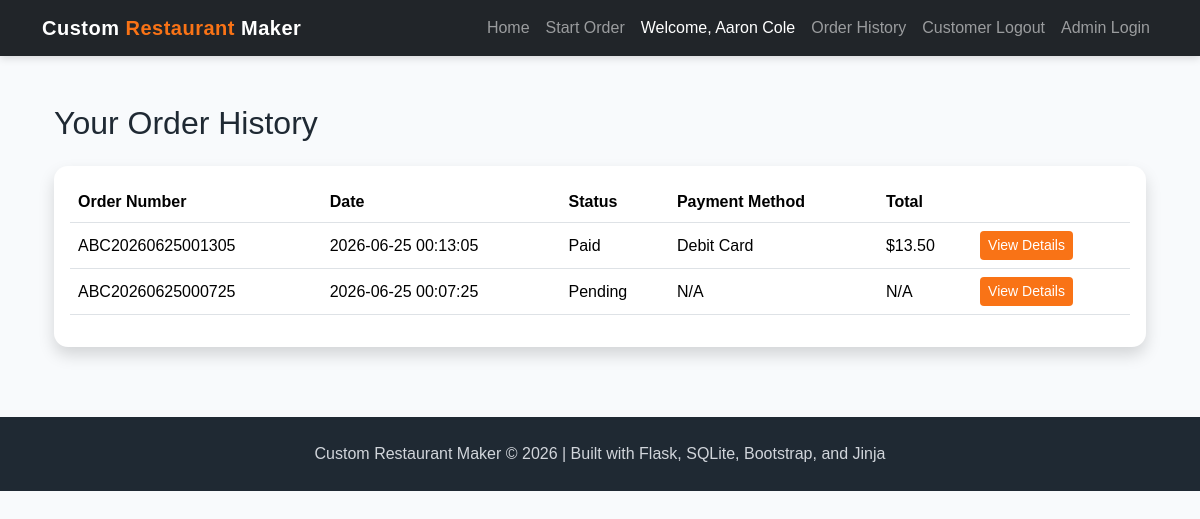
The page /order-history (signed in) on the database as committed earlier.
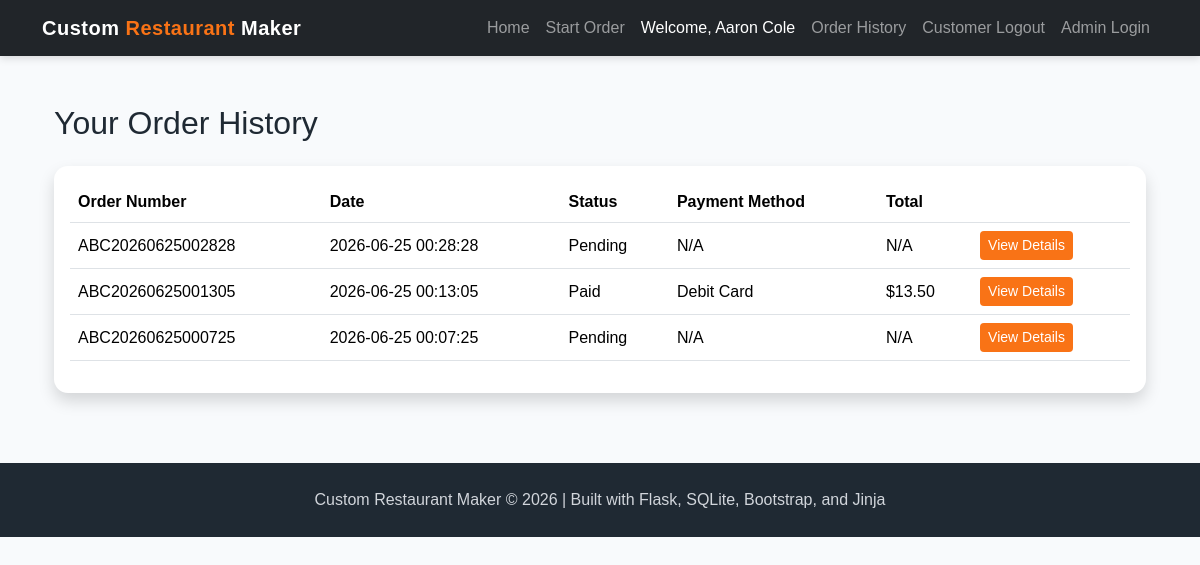
The same page on the database as committed later.
### tables this page shows
CREATE TABLE orders (
    order_id INTEGER PRIMARY KEY AUTOINCREMENT,
    customer_id INTEGER NOT NULL,
    order_number TEXT UNIQUE NOT NULL,
    date_time TEXT NOT NULL, status TEXT DEFAULT 'Pending', payment_method TEXT, total_amount REAL,
    FOREIGN KEY (customer_id) REFERENCES customers(customer_id)
);

### app.py (the view)
@app.route("/order-history")
def order_history():
    if not session.get("customer_id"):
        flash("Please log in to view your order history.", "warning")
        return redirect(url_for("customer_login"))
    customer_id = session["customer_id"]
    conn = get_db()
    cur = conn.cursor()
    cur.execute("""
        SELECT order_id, order_number, date_time, status, payment_method, total_amount
        FROM orders
        WHERE customer_id = ?
        ORDER BY date_time DESC
    """, (customer_id,))
    orders = cur.fetchall()
    conn.close()
    return render_template("order_history.html", orders=orders)

### app.py (called while the page is built)
def get_db():
    conn = sqlite3.connect("project4.db")
    conn.row_factory = sqlite3.Row
    return conn

### templates/order_history.html (shortened to what this page needs)
{% extends "base.html" %}
{% block content %}
<div class="container mt-5">
    <h2 class="mb-4">Your Order History</h2>
    {% if orders %}
        <div class="card shadow">
            <div class="card-body">
                <table class="table table-hover align-middle">
                    <thead>
                        <tr>
                            <th>Order Number</th>
                            <th>Date</th>
                            <th>Status</th>
                            <th>Payment Method</th>
                            <th>Total</th>
                            <th></th>
                        </tr>
                    </thead>
                    <tbody>
                        {% for order in orders %}
                        <tr>
                            <td>{{ order["order_number"] }}</td>
                            <td>{{ order["date_time"] }}</td>
                            <td>{{ order["status"] or "Pending" }}</td>
                            <td>{{ order["payment_method"] or "N/A" }}</td>
                            <td>
                                {% if order["total_amount"] %}
                                    ${{ "%.2f"|format(order["total_amount"]) }}
                                {% else %}
                                    N/A
                                {% endif %}
                            </td>
                            <td>
                                <a href="/order-history/{{ order['order_id'] }}" class="btn btn-sm btn-custom-orange">
                                    View Details
                                </a>
                            </td>
                        </tr>
                        {% endfor %}
                    </tbody>
                </table>
            </div>
        </div>
    {% else %}
        <div class="alert alert-info">
            You have not placed any orders yet.
        </div>
    {% endif %}
</div>
{% endblock %}

### templates/base.html (shortened to what this page needs)
<!DOCTYPE html>
<html>
<head>
    <link href="https://cdn.jsdelivr.net/npm/bootstrap@5.3.3/dist/css/bootstrap.min.css" rel="stylesheet">
    <link rel="stylesheet" href="{{ url_for('static', filename='style.css') }}">
</head>
<body>
<nav class="navbar navbar-expand-lg navbar-dark bg-dark">
    <div class="container">
        <a class="navbar-brand" href="/">
            Custom <span class="brand-highlight">Restaurant</span> Maker
        </a>
        <div class="collapse navbar-collapse" id="navbarNav">
            <div class="navbar-nav ms-auto">
                <a class="nav-link" href="/">Home</a>
                <a class="nav-link" href="/start_order">Start Order</a>
                {% if session.get("customer_id") %}
                <span class="navbar-text text-white ms-2 me-2">
                    Welcome, {{ session.get("customer_name") }}
                </span>
                <a class="nav-link" href="/order-history">Order History</a>
                <a class="nav-link" href="/logout">Customer Logout</a>
                {% else %}
                    <a class="nav-link" href="/customer-login">Customer Login</a>
                    <a class="nav-link" href="/register">Register</a>
                {% endif %}
                {% if session.get("admin_logged_in") %}
                    <a class="nav-link" href="/admin">Admin Panel</a>
                    <a class="nav-link" href="/restaurant_setup">Restaurant Setup</a>
                    <a class="nav-link" href="/ai_menu_generator">AI Generator</a>
                    <a class="nav-link" href="/admin-logout">Admin Logout</a>
                {% else %}
                    <a class="nav-link" href="/login">Admin Login</a>
                {% endif %}
            </div>
        </div>
    </div>
</nav>
<main class="container">
    {% block content %}{% endblock %}
</main>
<footer class="footer">
    <div class="container">
        <p>
            Custom Restaurant Maker &copy; 2026 | Built with Flask, SQLite, Bootstrap, and Jinja
        </p>
    </div>
</footer>
</body>
</html>

### static/style.css (style rules this page uses)
:root { --primary-dark: #1f2933; --primary-orange: #f97316; --primary-yellow: #facc15; --primary-green: #16a34a; --soft-bg: #f8fafc; --card-bg: #ffffff; --text-dark: #1f2933; }
body { background-color: var(--soft-bg); color: var(--text-dark); font-family: Arial, Helvetica, sans-serif; }
.navbar { box-shadow: 0 2px 8px rgba(0, 0, 0, 0.15); }
.navbar-brand { font-weight: 700; letter-spacing: 0.5px; }
.brand-highlight { color: var(--primary-orange); }
.btn-custom-orange { background-color: var(--primary-orange); color: white; border: none; }
.card { border: none; border-radius: 14px; transition: transform 0.2s ease, box-shadow 0.2s ease; }
.footer { background-color: var(--primary-dark); color: white; padding: 25px 0; margin-top: 70px; text-align: center; }
.footer p { margin: 0; color: #d1d5db; }

Rows that differ between the two databases and show on the page:
added orders: order_number "ABC20260625002828", date_time "2026-06-25 00:28:28", status "Pending", order "N/A"
